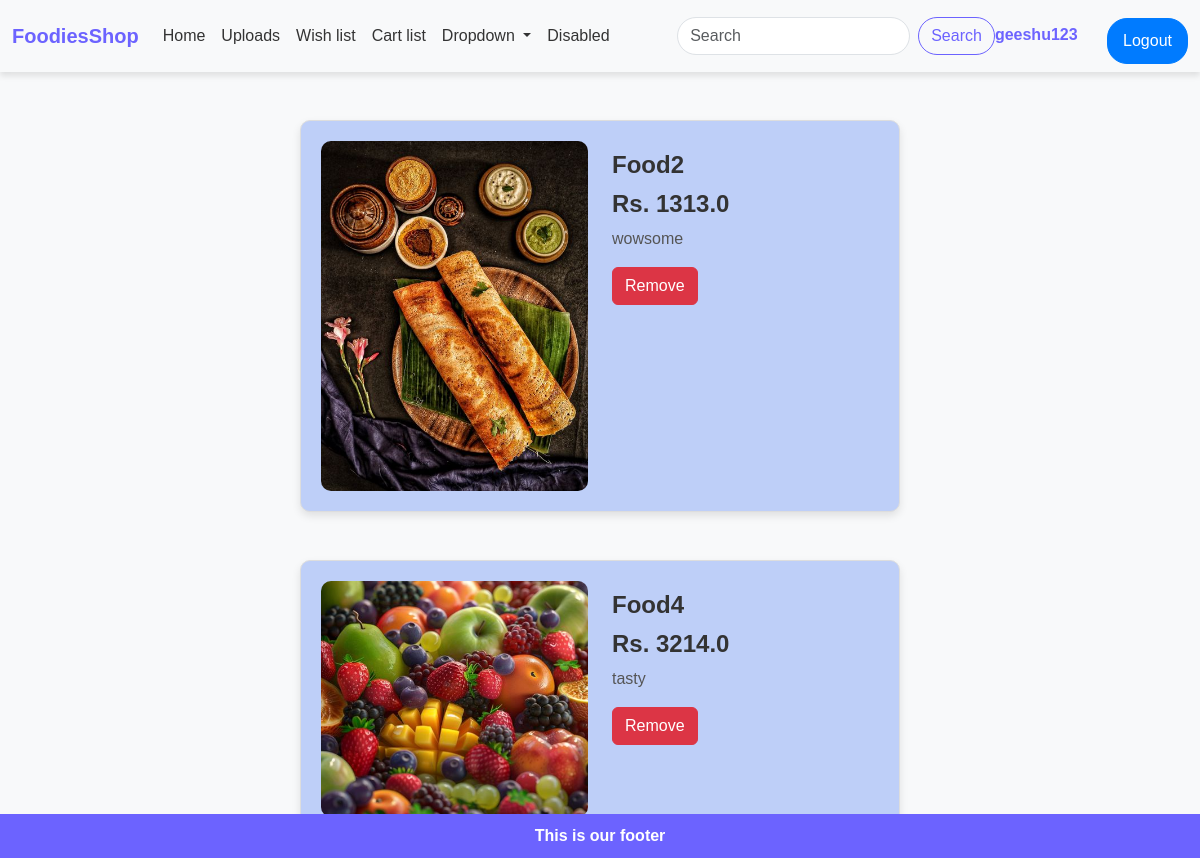
Screenshot of /ShowWishlist (signed in) with the database file from the repository.
### homepage/models.py (models this page shows)
class FoodImages(models.Model):
    name=models.CharField(max_length=100)
    category=models.TextField()
    cost=models.FloatField()
    images=models.ImageField(upload_to='food/')
    updated= models.DateTimeField(auto_now=True)
    created= models.DateTimeField(auto_now_add=True)

### homepage/views.py (the view)
# urls.py: path('ShowWishlist',views.ShowWishlist,name="ShowWishlist"),
def ShowWishlist(request):
    user = request.user
    wishlist_items = Wishlist.objects.filter(user=user).prefetch_related('product')
    products=[]
    for wishlist in wishlist_items:
        for product in wishlist.product.all():
            products.append({
               'product':product,
               'wishlist_id':wishlist.id
            })
    return render(request, 'wishlist.html', {'view_products': products})

### FoodiesShop/Template/wishlist.html (shortened to what this page needs)
{% extends "main.html" %}
{% block between_nf %}
{% if view_products %}
    {% for item in view_products %}
    <div class="container mt-5">
        <div class="row">
            <div class="col-md-6">
                <img src="{{ item.product.images.url }}" alt="IMAGE" class="img-fluid product-img" />
            </div>
            <div class="col-md-6">
                <h3>{{ item.product.name }}</h3>
                <h3>Rs. {{ item.product.cost }}</h3>
                <p>{{ item.product.category }}</p>
                <form action="{% url 'removewish' item.product.id %}" method="post" style="display: inline;">
                    <button type="submit" class="btn btn-danger">Remove</button>
                </form>
            </div>
        </div>
    </div>
    {% endfor %}
    {% else %}
    <p>Your Wishlist is empty</p>
{% endif %}
{% endblock %}

### FoodiesShop/Template/main.html (shortened to what this page needs)
<!DOCTYPE html>
<html lang="en">
  <head>
    <link
      href="https://cdn.jsdelivr.net/npm/bootstrap@5.3.3/dist/css/bootstrap.min.css"
      rel="stylesheet"
    />
  </head>
  <body>
    <nav class="navbar navbar-expand-lg bg-body-tertiary">
      <div class="container-fluid">
        <a class="navbar-brand" href="{% url 'home' %}">FoodiesShop</a>
        <div class="collapse navbar-collapse" id="navbarSupportedContent">
          <ul class="navbar-nav me-auto mb-2 mb-lg-0">
            <li class="nav-item">
              <a
                class="nav-link active"
                aria-current="page"
                href="{% url 'home' %}"
                >Home</a
              >
            </li>
            <li class="nav-item">
              <a class="nav-link" href="{% url 'upload_images' %}">Uploads</a>
            </li>
            <li class="nav-item">
              <a class="nav-link" href="{% url 'ShowWishlist' %}">Wish list</a>
            </li>
            <li class="nav-item">
              <a class="nav-link" href="{% url 'show_cartList' %}">Cart list</a>
            </li>
            <li class="nav-item dropdown">
              <a
                class="nav-link dropdown-toggle"
                href="#"
                role="button"
                data-bs-toggle="dropdown"
                aria-expanded="false"
              >
                Dropdown
              </a>
            </li>
            <li class="nav-item">
              <a class="nav-link disabled" aria-disabled="true">Disabled</a>
            </li>
          </ul>
          <form class="d-flex" role="search">
            <input
              class="form-control me-2"
              type="search"
              placeholder="Search"
              aria-label="Search"
            />
            <button class="btn btn-outline-success" type="submit">
              Search
            </button>
          </form>
          <div class="log">
            {% if user.is_authenticated %}
            <span class="username">{{ user.username }}</span>
            <a href="{% url 'logout' %}">
              <button class="btn btn-primary" type="button" id="logoutButton">
                Logout
              </button>
            </a>
            {% else %}
            <a href="{% url 'login' %}">
              <button class="btn btn-primary" type="button" id="loginButton">
                Login
              </button>
            </a>
            {% endif %}
          </div>
        </div>
      </div>
    </nav>
    {% block between_nf %} {% endblock %}
    <footer>This is our footer</footer>
  </body>
</html>

### FoodiesShop/Template/main.html (style rules this page uses)
body { font-family: Arial, sans-serif; background-color: #f8f9fa; margin: 0; padding: 0; }
.navbar { box-shadow: 0px 4px 6px rgba(0, 0, 0, 0.1); }
.navbar-brand { font-weight: bold; color: #6c63ff !important; }
.navbar-nav .nav-link { color: #333 !important; font-weight: 500; }
.form-control { border-radius: 20px; }
.btn-outline-success { border-radius: 20px; color: #6c63ff; border-color: #6c63ff; }
.btn-primary { background-color: #6c63ff; border-color: #6c63ff; }
footer { background-color: #6c63ff; color: #fff; text-align: center; font-weight: 700; padding: 10px 0; position: fixed; bottom: 0; width: 100%; }
.log button { margin-left: 10px; border-radius: 20px; }
.btn-primary { margin-top: 10px; }
.row { display: flex; flex-wrap: wrap; justify-content: center; }
.username { margin-right: 15px; font-weight: bold; color: #6c63ff; font-size: 16px; }

### FoodiesShop/Template/wishlist.html (style rules this page uses)
.container { max-width: 600px; background-color: #becff8; border: 1px solid #ddd; border-radius: 10px; padding: 20px; margin-bottom: 20px; box-shadow: 0px 4px 8px rgba(0, 0, 0, 0.1); }
.product-img { width: 100%; height: auto; border-radius: 10px; object-fit: cover; }
.col-md-6 h3 { font-size: 1.5rem; font-weight: bold; color: #333; margin-top: 10px; }
.col-md-6 p { font-size: 1rem; color: #555; }
.btn-primary { background-color: #007bff; border-color: #007bff; color: white; padding: 10px 15px; font-size: 1rem; border-radius: 5px; transition: all 0.3s ease-in-out; text-decoration: none; }

### rows the page displays
FoodImages: product.images (picture), product.name "Food2", product.cost "1313.0", product.category "wowsome"
FoodImages: product.images (picture), product.name "Food4", product.cost "3214.0", product.category "tasty"

### other values shown
{{ user.username }} "geeshu123"
